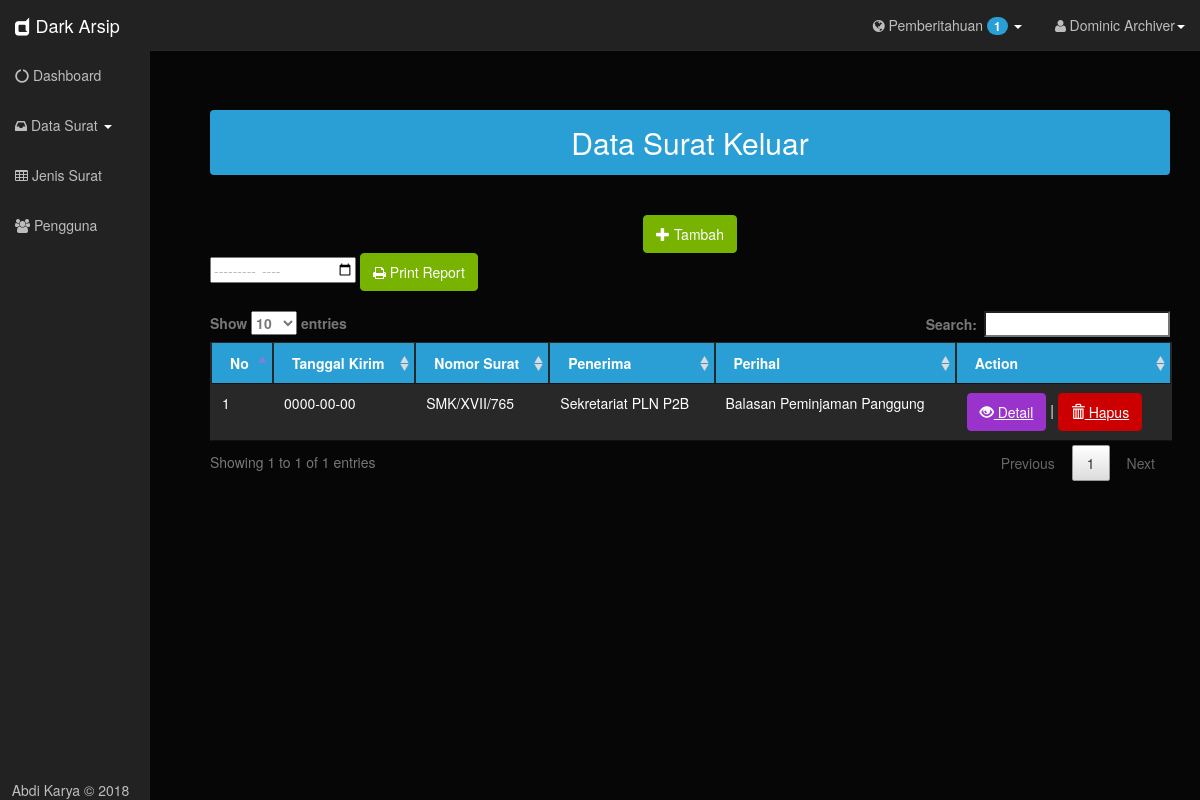
Page /dashboard.php?table=sk (signed in) on the earlier database version.
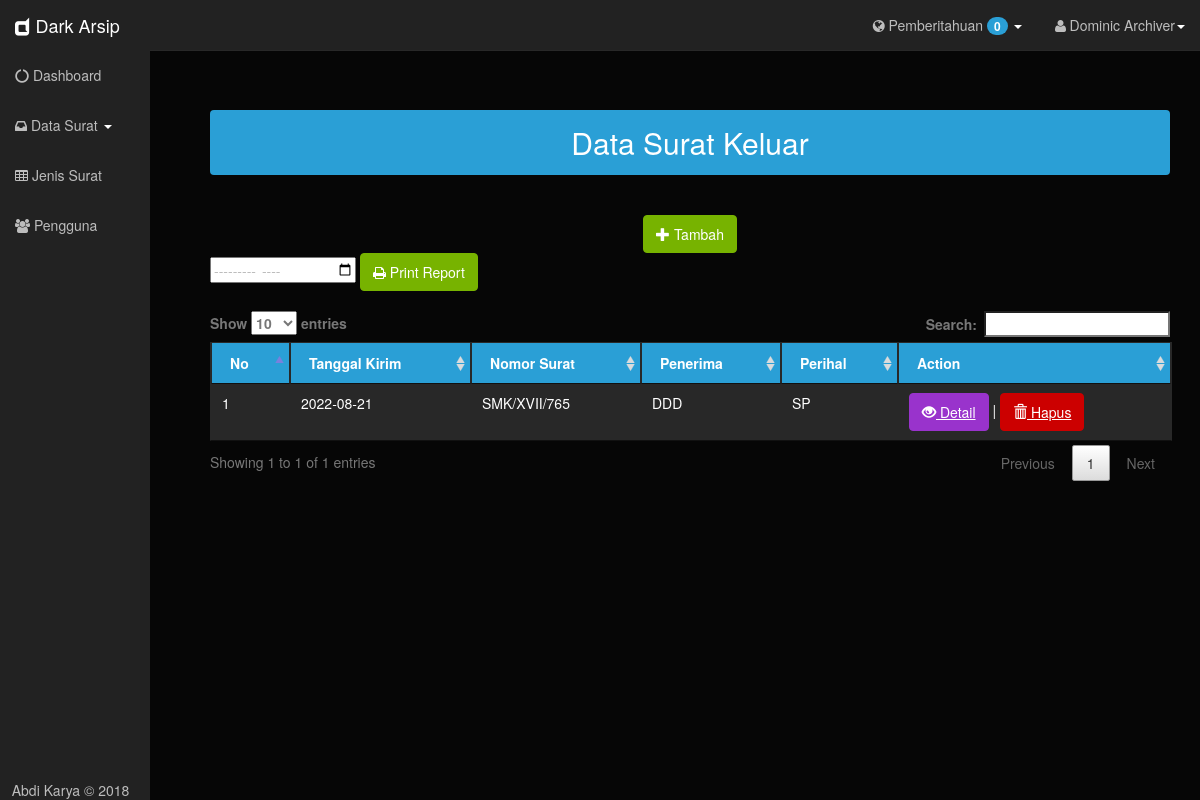
Same page on the later database version.
### tables this page shows
CREATE TABLE `surat_keluar` (
  `id_sk` int(11) NOT NULL,
  `tgl_kirim` date DEFAULT NULL,
  `no_surat` varchar(15) DEFAULT NULL,
  `penerima` varchar(30) DEFAULT NULL,
  `perihal` varchar(30) DEFAULT NULL,
  `pict` blob DEFAULT NULL,
  `id_jenissurat` int(11) DEFAULT NULL
);

### tables/surat_keluar.php (the view, shortened to what this page needs)
<div class="col-lg-12">
		<center><h2 class="page-header alert alert-default bg-primary">Data Surat Keluar</h2><br>
			<button type="submit" class="btn btn-success" data-toggle="modal" data-target="#myModal"><i class="glyphicon glyphicon-plus"></i>&nbsp;Tambah</button></center>
		<form action="report/pdf_suratkeluar.php" method="POST">
			<input type="month" name="month">
			<button type="submit" class="btn btn-success"><i class="fa fa-print"></i> Print Report</button>
		</form>
		<br>
		<table id="myTable" class="table table-bordered table-hover">
			<thead>
				<tr class="bg-primary">
					<th>No</th>
					<th>Tanggal Kirim</th>
					<th>Nomor Surat</th>
					<th>Penerima</th>
					<th>Perihal</th>
					<th>Action</th>
				</tr>
			</thead>
			<tbody>
			<?php $sql=$conn->query("SELECT * FROM surat_keluar");
			$no=0;
                while ($row=$sql->fetch_assoc()) {
                $no++;	?>
			<tr class="active">
				<td><?php echo $no; ?></td>
				<td><?php echo $row['tgl_kirim']; ?></td>
				<td><?php echo $row['no_surat']; ?></td>
				<td><?php echo $row['penerima']; ?></td>
				<td><?php echo $row['perihal'] ?></td>
				<td><a href="?det_sk=<?php echo $row['id_sk'];?>" class="btn btn-info"><i class="glyphicon glyphicon-eye-open"></i>&nbsp;Detail</a> | <a href="?del_sk=<?php echo $row['id_sk'];?>" class="btn btn-danger" onclick="return confirm('Yakin ingin menghapus data??');"><i class="glyphicon glyphicon-trash"></i>&nbsp;Hapus</a></td>
			</tr>
			<?php } ?>
			</tbody>
		</table>
</div>

### layout/alert.php (shortened to what this page needs)
<?php
$sql=mysqli_query($conn, "SELECT * FROM surat_masuk a JOIN disposisi b ON a.id_sm=b.id_sm WHERE b.id_user='$_SESSION[id]' AND b.status_surat='Belum Ditanggapi'");
$query=mysqli_query($conn, "SELECT * FROM surat_keluar a JOIN disposisi b ON a.id_sk=b.id_sk WHERE tgl_kirim='0000-00-00'");
?>
<li class="dropdown messages-dropdown">
    <a href="#" class="dropdown-toggle" data-toggle="dropdown"><i class="fa fa-globe fa-spin"></i> Pemberitahuan <span class="badge"><?php
    if ($_SESSION['lvl']=='User') {
        echo (mysqli_num_rows($sql));
    }
    else {
        echo (mysqli_num_rows($query));
    }
    ?></span> <b class="caret"></b></a>
</li>

Differences in the rows shown:
removed surat_keluar: tgl_kirim "0000-00-00", no_surat "SMK/XVII/765", penerima "Sekretariat PLN P2B", perihal "Balasan Peminjaman Panggung"
added surat_keluar: tgl_kirim "2022-08-21", no_surat "SMK/XVII/765", penerima "DDD", perihal "SP"
Other differences:
mysqli_num_rows($query): "1" → "0"
